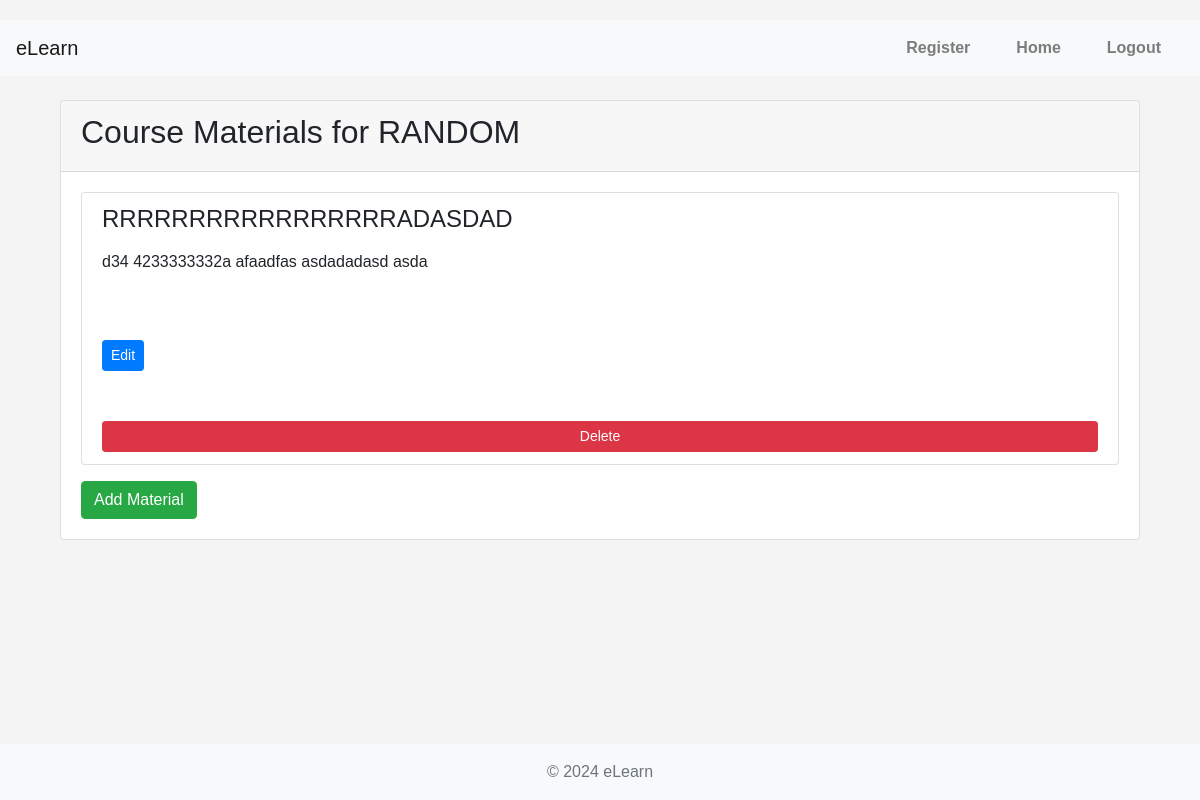
Before: /materials/7/ (signed in) with the older database file.
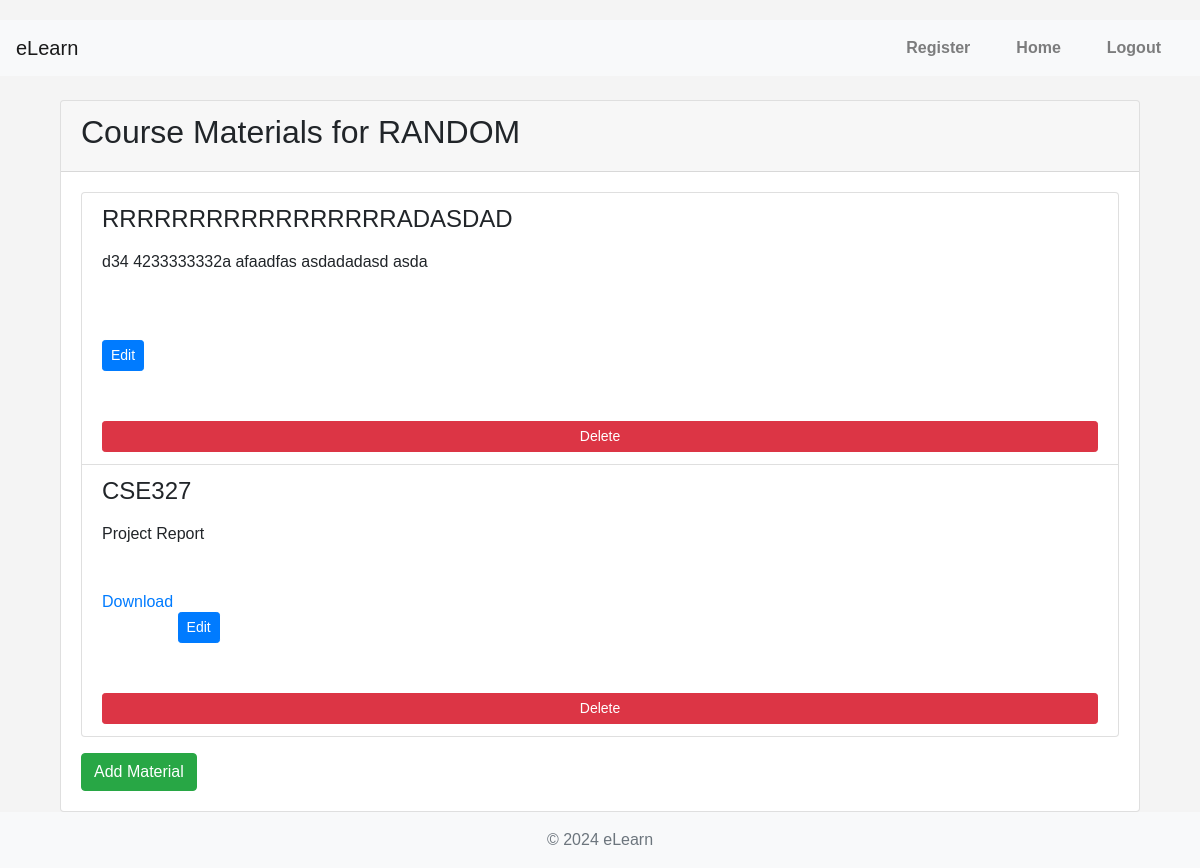
After: the same page with the newer database file.
### course_material/models.py (models this page shows, shortened)
class CourseMaterial(models.Model):
    course = models.ForeignKey(Course, on_delete=models.CASCADE, related_name='materials')
    title = models.CharField(max_length=200)
    content = models.TextField(blank=True)
    file = models.FileField(upload_to='course_materials/', blank=True, null=True)  # Add this field
    created_at = models.DateTimeField(auto_now_add=True)
    updated_at = models.DateTimeField(auto_now=True)
    created_by = models.ForeignKey(settings.AUTH_USER_MODEL, on_delete=models.CASCADE)

### course_material/views.py (the view)
# urls.py: path('<int:course_id>/', CourseMaterialListView.as_view(), name='material_list'),
class CourseMaterialListView(LoginRequiredMixin, View):
    def get(self, request, course_id):
        course = get_object_or_404(Course, pk=course_id)
        materials = CourseMaterial.objects.filter(course=course)
        return render(request, 'course_material/material_list.html', {'course': course, 'materials': materials})

### templates/course_material/material_list.html (shortened to what this page needs)
{% extends "core/base.html" %}
{% block content %}
<div class="container mt-4">
    <div class="card">
        <div class="card-header">
            <h2>Course Materials for {{ course.title }}</h2>
        </div>
        <div class="card-body">
            <ul class="list-group">
                {% for material in materials %}
                    <li class="list-group-item">
                        <h4>{{ material.title }}</h4>
                        <p>{{ material.content|linebreaks }}</p>
                        {% if material.file %}
                            <a href="{{ material.file.url }}" download>Download</a>
                        {% endif %}
                        {% if request.user == course.teacher %}
                            <a href="{% url 'course_material:material_update' material.id %}" class="btn btn-sm btn-primary">Edit</a>
                            <button type="button" class="btn btn-sm btn-danger" data-toggle="modal" data-target="#deleteMaterialModal{{ material.pk }}">Delete</button>
                        {% endif %}
                    </li>
                {% endfor %}
            </ul>
            {% if request.user == course.teacher %}
                <a href="{% url 'course_material:material_create' course.id %}" class="btn btn-success mt-3">Add Material</a>
            {% endif %}
        </div>
    </div>
</div>
{% endblock %}

Changed rows visible on the page:
added CourseMaterial: title "CSE327", content "Project Report"
